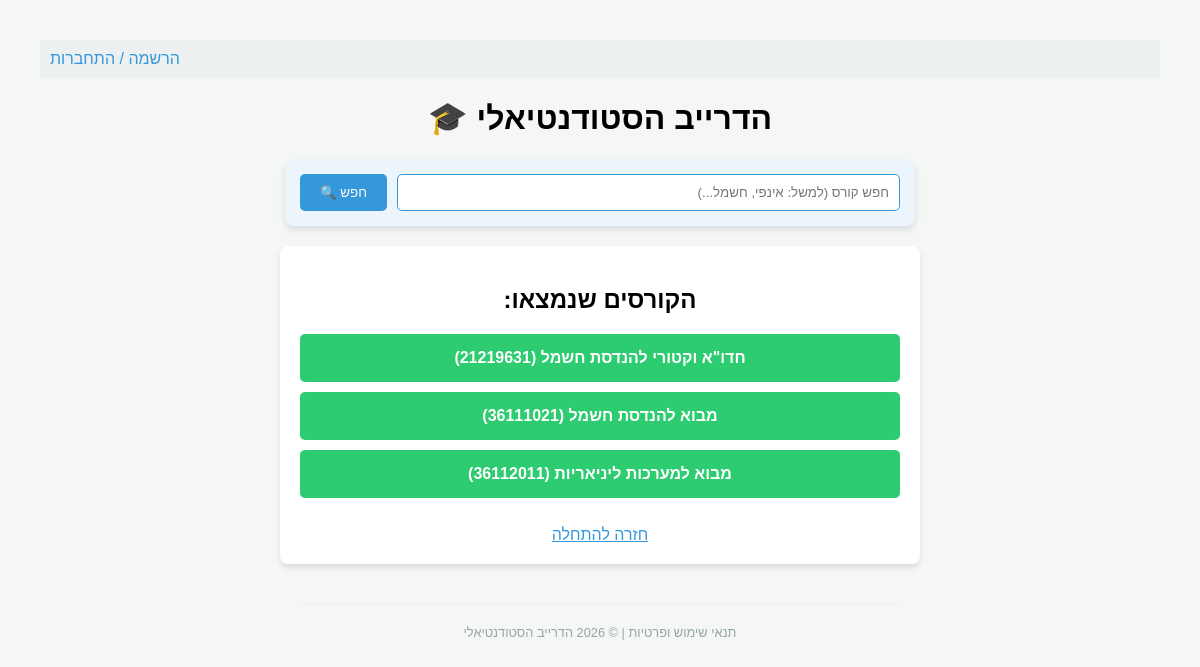
Screenshot of /?university=1&major=1&year=2 with the database file from the repository.
### core/models.py (models this page shows, shortened)
class Course(models.Model):
    YEAR_CHOICES = [(1, 'שנה א'), (2, 'שנה ב'), (3, 'שנה ג'), (4, 'שנה ד')]
    major = models.ForeignKey(Major, on_delete=models.CASCADE, related_name='courses', null=True, verbose_name="מקצוע")
    name = models.CharField(max_length=150, verbose_name="שם הקורס")
    course_number = models.CharField(max_length=50, blank=True, verbose_name="מספר קורס")
    year = models.IntegerField(choices=YEAR_CHOICES, null=True, blank=True, verbose_name="שנת לימוד")
    view_count = models.PositiveIntegerField(default=0, verbose_name="מספר צפיות")

### core/views.py (the view)
# urls.py: path('', views.home, name='home'),
def home(request):
    search_query = request.GET.get('search')
    uni_id = request.GET.get('university')
    major_id = request.GET.get('major')
    year = request.GET.get('year')
    context = {}
    if search_query:
        context['courses'] = Course.objects.filter(name__icontains=search_query)
        context['step'] = 'show_courses'
        context['search_query'] = search_query
        return render(request, 'core/home.html', context)
    if not uni_id:
        context['universities'] = University.objects.all()
        context['step'] = 'select_uni'
    elif uni_id and not major_id:
        context['majors'] = Major.objects.filter(university_id=uni_id)
        context['step'] = 'select_major'
        context['uni_id'] = uni_id
    elif major_id and not year:
        context['years'] = [1, 2, 3, 4]
        context['step'] = 'select_year'
        context['major_id'] = major_id
        context['uni_id'] = uni_id
    else:
        context['courses'] = Course.objects.filter(major_id=major_id, year=year)
        context['step'] = 'show_courses'
    return render(request, 'core/home.html', context)

### core/templates/core/home.html (shortened to what this page needs)
<!DOCTYPE html>
<html lang="he" dir="rtl">
<head>
</head>
<body>
    <div style="text-align: left; padding: 10px; background: #ecf0f1;">
    {% if user.is_authenticated %}
        שלום, <strong>{{ user.username }}</strong> |
        <a href="{% url 'logout' %}" style="color: #e74c3c; text-decoration: none;">התנתק</a>
    {% else %}
        <a href="{% url 'register' %}" style="color: #3498db; text-decoration: none;">הרשמה / התחברות</a>
    {% endif %}
</div>
    <h1>הדרייב הסטודנטיאלי 🎓</h1>
    <div class="container search-container">
        <form method="GET" action="{% url 'home' %}" class="search-form">
            <input type="text" name="search" class="search-input" placeholder="חפש קורס (למשל: אינפי, חשמל...)" value="{{ search_query|default:'' }}">
            <button type="submit" class="search-btn">חפש 🔍</button>
        </form>
    </div>
    <div class="container">
        {% if step == 'select_uni' %}
            <h2>בחר אוניברסיטה:</h2>
            {% for uni in universities %}
                <a href="?university={{ uni.id }}" class="btn-item">{{ uni.name }}</a>
            {% empty %}
                <p>לא נמצאו אוניברסיטאות. הוסף אחת בפאנל הניהול.</p>
            {% endfor %}
        {% elif step == 'show_courses' %}
            <h2>הקורסים שנמצאו:</h2>
            {% for course in courses %}
                <a href="{% url 'course_detail' course.id %}" class="btn-item" style="background-color: #2ecc71;">
                    {{ course.name }} ({{ course.course_number }})
                </a>
            {% empty %}
                <p>לא נמצאו קורסים לשנה זו או לחיפוש זה.</p>
            {% endfor %}
            <br>
            <a href="{% url 'home' %}" style="color: #3498db;">חזרה להתחלה</a>
        {% endif %}
    </div>
    <footer style="margin-top: 40px; padding-bottom: 20px; font-size: 0.8em; color: #95a5a6;">
        <hr style="border: 0; border-top: 1px solid #eee; width: 600px; margin: 20px auto;">
        <a href="{% url 'terms' %}" style="color: #95a5a6; text-decoration: none;">תנאי שימוש ופרטיות</a> |
        <span>© 2026 הדרייב הסטודנטיאלי</span>
    </footer>
</body>
</html>

### core/templates/core/home.html (style rules this page uses)
body { font-family: Arial, sans-serif; background-color: #f4f7f6; margin: 40px; text-align: center; }
.container { max-width: 600px; margin: 0 auto; background: white; padding: 20px; border-radius: 8px; box-shadow: 0 4px 6px rgba(0,0,0,0.1); }
.btn-item { display: block; padding: 15px; margin: 10px 0; background-color: #3498db; color: white; text-decoration: none; border-radius: 5px; font-weight: bold; }
.search-container { margin-bottom: 20px; background: #ebf5fb; padding: 15px; border-radius: 8px; }
.search-form { display: flex; gap: 10px; }
.search-input { flex: 1; padding: 10px; border: 1px solid #3498db; border-radius: 5px; }
.search-btn { background: #3498db; color: white; border: none; padding: 10px 20px; border-radius: 5px; cursor: pointer; }

### rows the page displays
Course: name "חדו\"א וקטורי להנדסת חשמל", course_number "21219631"
Course: name "מבוא להנדסת חשמל", course_number "36111021"
Course: name "מבוא למערכות ליניאריות", course_number "36112011"
